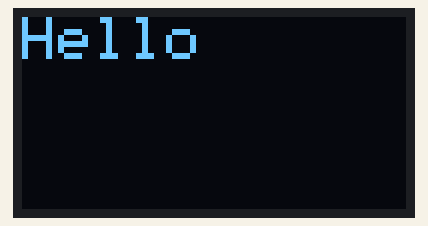
Simulated run of this program. Board: Arduino Nano, built with avr-gcc and run on an emulated ATmega328P. Parts: 128×64 one-colour display.

Above: at 0.1 s.
At 1.6 s:
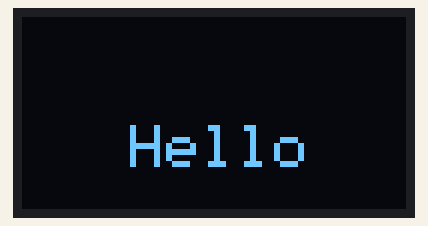
At 2.91 s:
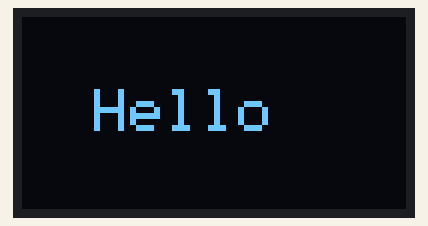
At 5.55 s:
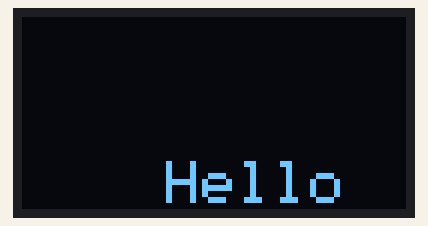
At 8.51 s:
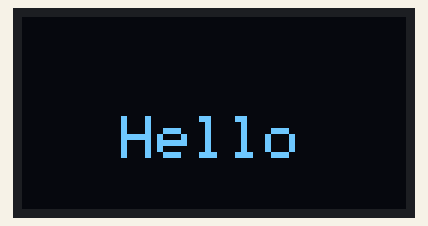
At 11.14 s:
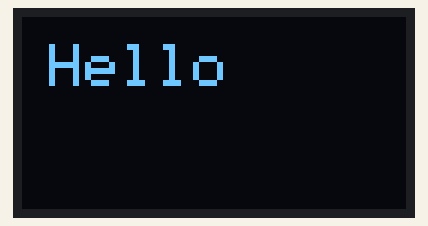

Measured:
- by itself, everything shown: repeats every 10.5 s, in 32 steps

The program:

main.cpp
```cpp
#include "OledDisplayDriver.h"

OledDisplayDriverConfig config = {0x3C, 128, 64, -1};
OledDisplayDriver driver(config);

const uint32_t timeDelay = 10;
uint32_t time = 0;

uint16_t x = 0;
uint16_t y = 0;

bool movingForward = false;

void setup()
{
  driver.begin();
  driver.clear();
  driver.printText("Hello", 0, 0);
  driver.update();

  time = millis();
}

void loop()
{
  if (millis() - time >= timeDelay)
  {
    driver.clear();

    driver.printText("Hello", x, y);
    driver.update();

    if (!movingForward)
    {
      x++;
      y++;
    }
    else
    {
      x--;
      y--;
    }

    if (x == 68 || y == 48)
    {
      movingForward = true;
    }
    else if (x == 0 || y == 0)
    {
      movingForward = false;
    }

    time = millis();
  }
}
```
